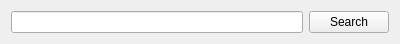
<?xml version="1.0" encoding="UTF-8"?>
<ui version="4.0">
 <class>SearchWidget</class>
 <widget class="QWidget" name="SearchWidget">
  <property name="geometry">
   <rect>
    <x>0</x>
    <y>0</y>
    <width>400</width>
    <height>41</height>
   </rect>
  </property>
  <property name="windowTitle">
   <string>Widget</string>
  </property>
  <layout class="QGridLayout" name="gridLayout">
   <item row="0" column="0">
    <widget class="QLineEdit" name="lineEdit"/>
   </item>
   <item row="0" column="1">
    <widget class="QPushButton" name="pushButton">
     <property name="minimumSize">
      <size>
       <width>0</width>
       <height>0</height>
      </size>
     </property>
     <property name="text">
      <string>Search</string>
     </property>
    </widget>
   </item>
  </layout>
 </widget>
 <layoutdefault spacing="6" margin="11"/>
 <resources/>
 <connections/>
</ui>
